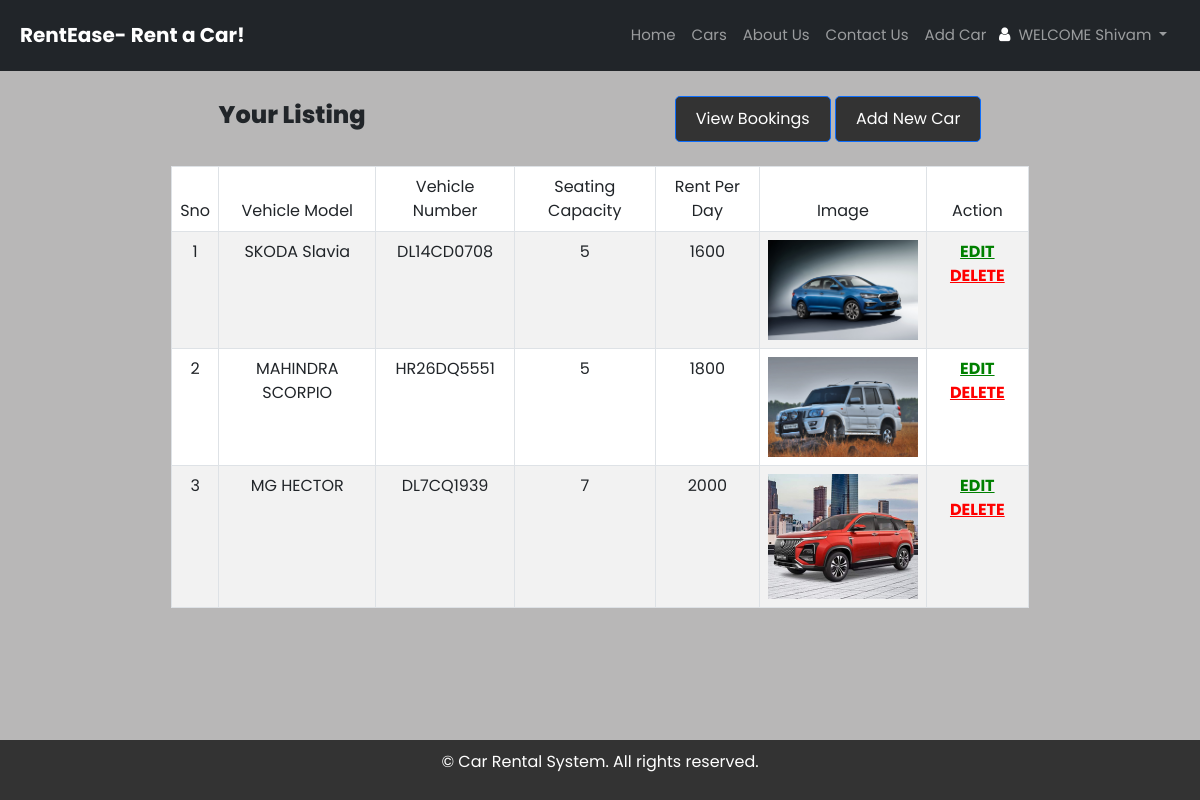
The page /agencyaccount.php (signed in) on the database its author committed.
### tables this page shows
CREATE TABLE `car_details` (
  `id` int(11) NOT NULL AUTO_INCREMENT,
  `model` varchar(100) NOT NULL,
  `number` varchar(50) NOT NULL,
  `seat_cap` int(11) NOT NULL,
  `rent` float NOT NULL,
  `image` varchar(255) DEFAULT NULL,
  `agency_id` int(11) DEFAULT NULL,
  PRIMARY KEY (`id`),
  UNIQUE KEY `number` (`number`),
  KEY `agency_id` (`agency_id`),
  CONSTRAINT `car_details_ibfk_1` FOREIGN KEY (`agency_id`) REFERENCES `agency_signup` (`id`)
);

### agencyaccount.php (the view, shortened to what this page needs)
<?php
include "conn.php";
?>
<!DOCTYPE html>
<html lang="en">
<head>
    <link href="https://cdn.jsdelivr.net/npm/bootstrap@5.3.0-alpha1/dist/css/bootstrap.min.css" rel="stylesheet">
    <link rel="stylesheet" type="text/css" href="assets\css\style.css">
    <link rel="stylesheet" href="https://cdnjs.cloudflare.com/ajax/libs/font-awesome/4.7.0/css/font-awesome.min.css">
</head>
<body>
    <header>
        <nav class="navbar navbar-expand-lg navbar-dark bg-dark fixed-top">
            <div class="container">
                <a class="navbar-brand" href="#">RentEase- Rent a Car!</a>
                <div class="collapse navbar-collapse" id="navbarNav">
                    <ul class="navbar-nav ms-auto">
                        <li class="nav-item">
                            <a class="nav-link" href="index.php">Home</a>
                        </li>
                        <li class="nav-item">
                            <a class="nav-link" href="carlisting.php">Cars</a>
                        </li>
                        <li class="nav-item">
                            <a class="nav-link" href="index.php#about">About Us</a>
                        </li>
                        <li class="nav-item">
                            <a class="nav-link" href="index.php#contact">Contact Us</a>
                        </li>
                        <li class="nav-item">
                            <a class="nav-link" href="addcar.php">Add Car</a>
                        </li>
                        <?php if (isset($_SESSION['agencyuser'])) { ?>
                        <li class="nav-item dropdown" style="display:flex; align-items: center; padding-right: 0.3rem;
                        padding-left: 0.3rem;">
                            <a href="agencyaccount.php">
                                <i class="fa fa-user" style="color: #fff;"></i>
                            </a>
                            <a class="nav-link dropdown-toggle" href="#" id="navbarDropdown" role="button"
                                data-bs-toggle="dropdown" aria-expanded="false">
                                <?php echo "WELCOME " . $_SESSION['agencyuser']; ?>
                            </a>
                        </li>
                        <?php } else { ?>
                        <li class="nav-item">
                            <a class="nav-link" href="agencylogin.php">Want to List a Car?</a>
                        </li>
                        <?php } ?>
                    </ul>
                </div>
            </div>
        </nav>
    </header>
    <section class="p-3 m-5" id="yourlisting" style="margin-top: 2rem;">
    <div class="sty" style="margin-top: 2rem; display: flex; justify-content: space-around; align-items: center;">
    <h3>Your Listing</h3>
    <div>
        <button class="btn btn-primary" onclick="toggleSection()">View Bookings</button>
        <a href="addcar.php" class="btn btn-primary" role="button">Add New Car</a>
    </div>
</div>
        <br>
        <div class="tablestyle table-responsive mx-auto">
            <table id="example" class="table table-striped table-bordered"
                style="width:80%; text-align:center; margin: 0 auto; background-color: #e5e2e2;">
                <thead>
                    <tr>
                        <td>Sno</td>
                        <td>Vehicle Model</td>
                        <td>Vehicle Number</td>
                        <td>Seating Capacity</td>
                        <td>Rent Per Day</td>
                        <td>Image</td>
                        <td>Action</td>
                    </tr>
                </thead>
                <tbody>
                    <?php
          $agency = $_SESSION['agencyuser'];
          $result = mysqli_query($link, "SELECT cd.*
FROM car_details cd
JOIN agency_signup ag ON cd.agency_id = ag.id
WHERE ag.username = '$agency';")
            or die("FAILED!!");
          $count = 1;
          while ($rows = $result->fetch_assoc()) {
            ?>
                    <tr>
                        <td>
                            <?php echo $count; ?>
                        </td>
                        <td>
                            <?php echo $rows['model']; ?>
                        </td>
                        <td>
                            <?php echo $rows['number']; ?>
                        </td>
                        <td>
                            <?php echo $rows['seat_cap']; ?>
                        </td>
                        <td>
                            <?php echo $rows['rent']; ?>
                        </td>
                        <td class="car-img">
                            <?php
                $imageURL = 'uploads/'.$rows["image"];
                 ?>
                            <img src="<?php echo $imageURL; ?>" alt="" />
                        </td>
                        <td>
                            <a id="edit" class="btn-action" href='caredit.php?id=<?php echo $rows['id']; ?>'
                                style="color: green; font-weight: bold;">EDIT</a>
                            <a id="delete" class="btn-action" href='deletecar.php?id=<?php echo $rows['id']; ?>'
                                style="color: red; font-weight: bold;"
                                onclick="return confirm('Are you sure you want to delete?');">DELETE</a>
                        </td>
                    </tr>
                    <?php
            $count++;
          }
          ?>
                </tbody>
            </table>
        </div>
    </section>
    <footer>
        <p>&copy; Car Rental System. All rights reserved.</p>
    </footer>
</body>
</html>

### assets/css/style.css (style rules this page uses)
body { margin: 0; padding: 0; font-family: 'Poppins', sans-serif; overflow: scroll; display: flex; flex-direction: column; min-height: 100vh; }
h3 { font-size: 1.5rem; font-weight: 800; }
.navbar-brand { font-size: 20px; font-weight: bold; }
.navbar-nav .nav-link { font-size: 15px; padding: 1rem 1.5rem; }
footer { background-color: #333; color: #fff; padding: 10px 20px; text-align: center; width: 100%; margin-top: auto; }
.container { max-width: 1200px; margin: 0 auto; padding: 0 20px; }
.btn { display: inline-block; background-color: #333; color: #fff; padding: 10px 20px; text-decoration: none; border-radius: 5px; }
.sty { display: flex; flex-direction: row; align-items: baseline; flex-wrap: wrap; justify-content: space-around; }

### agencyaccount.php (style rules this page uses)
body { background-color: #b8b7b7 ; }
.car-img img { width: 150px; height: auto; }

### rows shown on the page
car_details: model "SKODA Slavia", number "DL14CD0708", seat_cap "5", rent "1600", image (picture)
car_details: model "MAHINDRA SCORPIO", number "HR26DQ5551", seat_cap "5", rent "1800", image (picture)
car_details: model "MG HECTOR", number "DL7CQ1939", seat_cap "7", rent "2000", image (picture)

### other values the page prints
$_SESSION['agencyuser'] "Shivam"
